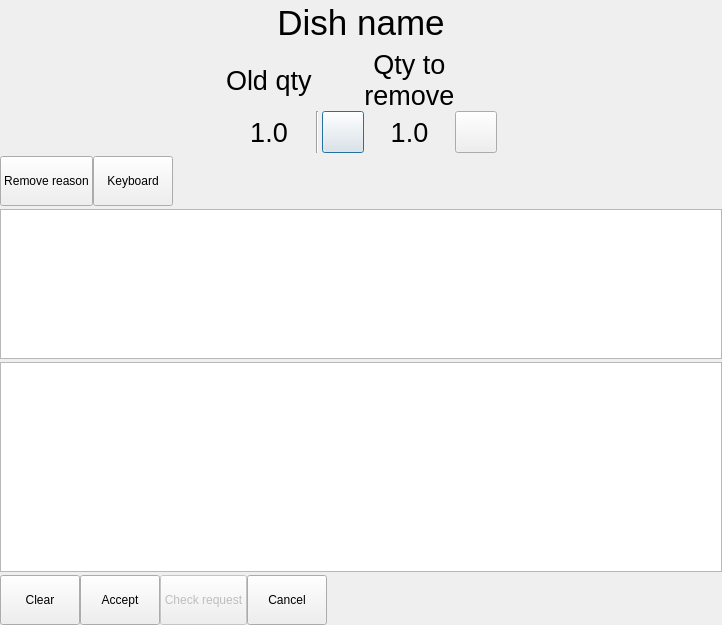
<?xml version="1.0" encoding="UTF-8"?>
<ui version="4.0">
 <class>DlgCorrection</class>
 <widget class="QDialog" name="DlgCorrection">
  <property name="geometry">
   <rect>
    <x>0</x>
    <y>0</y>
    <width>722</width>
    <height>625</height>
   </rect>
  </property>
  <property name="windowTitle">
   <string/>
  </property>
  <layout class="QVBoxLayout" name="verticalLayout">
   <property name="spacing">
    <number>3</number>
   </property>
   <property name="leftMargin">
    <number>0</number>
   </property>
   <property name="topMargin">
    <number>0</number>
   </property>
   <property name="rightMargin">
    <number>0</number>
   </property>
   <property name="bottomMargin">
    <number>0</number>
   </property>
   <item>
    <widget class="QWidget" name="widget" native="true">
     <layout class="QHBoxLayout" name="horizontalLayout">
      <property name="spacing">
       <number>0</number>
      </property>
      <property name="leftMargin">
       <number>0</number>
      </property>
      <property name="topMargin">
       <number>0</number>
      </property>
      <property name="rightMargin">
       <number>0</number>
      </property>
      <property name="bottomMargin">
       <number>0</number>
      </property>
      <item>
       <widget class="QLabel" name="lbDishName">
        <property name="font">
         <font>
          <pointsize>26</pointsize>
         </font>
        </property>
        <property name="text">
         <string>Dish name</string>
        </property>
        <property name="alignment">
         <set>Qt::AlignCenter</set>
        </property>
        <property name="indent">
         <number>0</number>
        </property>
       </widget>
      </item>
     </layout>
    </widget>
   </item>
   <item>
    <widget class="QWidget" name="widget_2" native="true">
     <layout class="QGridLayout" name="gridLayout">
      <property name="leftMargin">
       <number>0</number>
      </property>
      <property name="topMargin">
       <number>0</number>
      </property>
      <property name="rightMargin">
       <number>0</number>
      </property>
      <property name="bottomMargin">
       <number>0</number>
      </property>
      <property name="spacing">
       <number>0</number>
      </property>
      <item row="1" column="3">
       <widget class="QPushButton" name="btnPlus">
        <property name="minimumSize">
         <size>
          <width>42</width>
          <height>42</height>
         </size>
        </property>
        <property name="maximumSize">
         <size>
          <width>42</width>
          <height>42</height>
         </size>
        </property>
        <property name="text">
         <string/>
        </property>
        <property name="icon">
         <iconset resource="Res.qrc">
          <normaloff>:/res/plus.png</normaloff>:/res/plus.png</iconset>
        </property>
        <property name="iconSize">
         <size>
          <width>40</width>
          <height>40</height>
         </size>
        </property>
       </widget>
      </item>
      <item row="1" column="0">
       <spacer name="horizontalSpacer">
        <property name="orientation">
         <enum>Qt::Horizontal</enum>
        </property>
        <property name="sizeHint" stdset="0">
         <size>
          <width>188</width>
          <height>20</height>
         </size>
        </property>
       </spacer>
      </item>
      <item row="1" column="5">
       <widget class="QPushButton" name="btnMinus">
        <property name="minimumSize">
         <size>
          <width>42</width>
          <height>42</height>
         </size>
        </property>
        <property name="maximumSize">
         <size>
          <width>42</width>
          <height>42</height>
         </size>
        </property>
        <property name="text">
         <string/>
        </property>
        <property name="icon">
         <iconset resource="Res.qrc">
          <normaloff>:/res/minus.png</normaloff>:/res/minus.png</iconset>
        </property>
        <property name="iconSize">
         <size>
          <width>40</width>
          <height>40</height>
         </size>
        </property>
       </widget>
      </item>
      <item row="0" column="1">
       <widget class="QLabel" name="lbQty_3">
        <property name="font">
         <font>
          <pointsize>20</pointsize>
         </font>
        </property>
        <property name="text">
         <string>Old qty</string>
        </property>
       </widget>
      </item>
      <item row="1" column="6">
       <spacer name="horizontalSpacer_2">
        <property name="orientation">
         <enum>Qt::Horizontal</enum>
        </property>
        <property name="sizeHint" stdset="0">
         <size>
          <width>188</width>
          <height>20</height>
         </size>
        </property>
       </spacer>
      </item>
      <item row="0" column="4">
       <widget class="QLabel" name="sdfg">
        <property name="font">
         <font>
          <pointsize>20</pointsize>
         </font>
        </property>
        <property name="text">
         <string>Qty to
remove</string>
        </property>
        <property name="alignment">
         <set>Qt::AlignCenter</set>
        </property>
       </widget>
      </item>
      <item row="1" column="4">
       <widget class="QLabel" name="lbQtyRemove">
        <property name="font">
         <font>
          <pointsize>20</pointsize>
         </font>
        </property>
        <property name="text">
         <string>1.0</string>
        </property>
        <property name="alignment">
         <set>Qt::AlignCenter</set>
        </property>
       </widget>
      </item>
      <item row="1" column="1">
       <widget class="QLabel" name="lbQty">
        <property name="font">
         <font>
          <pointsize>20</pointsize>
         </font>
        </property>
        <property name="text">
         <string>1.0</string>
        </property>
        <property name="alignment">
         <set>Qt::AlignCenter</set>
        </property>
       </widget>
      </item>
      <item row="1" column="2">
       <widget class="Line" name="line">
        <property name="minimumSize">
         <size>
          <width>10</width>
          <height>0</height>
         </size>
        </property>
        <property name="orientation">
         <enum>Qt::Vertical</enum>
        </property>
       </widget>
      </item>
     </layout>
    </widget>
   </item>
   <item>
    <widget class="QWidget" name="widget_4" native="true">
     <layout class="QHBoxLayout" name="horizontalLayout_3">
      <property name="spacing">
       <number>0</number>
      </property>
      <property name="leftMargin">
       <number>0</number>
      </property>
      <property name="topMargin">
       <number>0</number>
      </property>
      <property name="rightMargin">
       <number>0</number>
      </property>
      <property name="bottomMargin">
       <number>0</number>
      </property>
      <item>
       <widget class="QPushButton" name="btnRemoveReason">
        <property name="minimumSize">
         <size>
          <width>0</width>
          <height>50</height>
         </size>
        </property>
        <property name="maximumSize">
         <size>
          <width>150</width>
          <height>100</height>
         </size>
        </property>
        <property name="text">
         <string>Remove reason</string>
        </property>
        <property name="icon">
         <iconset resource="Res.qrc">
          <normaloff>:/res/comment.png</normaloff>:/res/comment.png</iconset>
        </property>
        <property name="iconSize">
         <size>
          <width>32</width>
          <height>32</height>
         </size>
        </property>
       </widget>
      </item>
      <item>
       <widget class="QPushButton" name="btnKeyboard">
        <property name="minimumSize">
         <size>
          <width>0</width>
          <height>50</height>
         </size>
        </property>
        <property name="maximumSize">
         <size>
          <width>150</width>
          <height>100</height>
         </size>
        </property>
        <property name="text">
         <string>Keyboard</string>
        </property>
        <property name="icon">
         <iconset resource="Res.qrc">
          <normaloff>:/res/typing.png</normaloff>:/res/typing.png</iconset>
        </property>
        <property name="iconSize">
         <size>
          <width>32</width>
          <height>32</height>
         </size>
        </property>
        <property name="checkable">
         <bool>true</bool>
        </property>
       </widget>
      </item>
      <item>
       <spacer name="horizontalSpacer_4">
        <property name="orientation">
         <enum>Qt::Horizontal</enum>
        </property>
        <property name="sizeHint" stdset="0">
         <size>
          <width>486</width>
          <height>20</height>
         </size>
        </property>
       </spacer>
      </item>
      <item>
       <widget class="QLabel" name="lbl1">
        <property name="enabled">
         <bool>false</bool>
        </property>
        <property name="text">
         <string/>
        </property>
        <property name="pixmap">
         <pixmap resource="Res.qrc">:/res/ball-green.png</pixmap>
        </property>
       </widget>
      </item>
      <item>
       <widget class="QLabel" name="lbl2">
        <property name="enabled">
         <bool>false</bool>
        </property>
        <property name="text">
         <string/>
        </property>
        <property name="pixmap">
         <pixmap resource="Res.qrc">:/res/ball-yellow.png</pixmap>
        </property>
       </widget>
      </item>
      <item>
       <widget class="QLabel" name="lbl3">
        <property name="enabled">
         <bool>false</bool>
        </property>
        <property name="text">
         <string/>
        </property>
        <property name="pixmap">
         <pixmap resource="Res.qrc">:/res/ball-red.png</pixmap>
        </property>
       </widget>
      </item>
     </layout>
    </widget>
   </item>
   <item>
    <widget class="QPlainTextEdit" name="ptReason">
     <property name="minimumSize">
      <size>
       <width>0</width>
       <height>150</height>
      </size>
     </property>
     <property name="maximumSize">
      <size>
       <width>16777215</width>
       <height>150</height>
      </size>
     </property>
     <property name="font">
      <font>
       <pointsize>15</pointsize>
      </font>
     </property>
     <property name="plainText">
      <string/>
     </property>
     <property name="placeholderText">
      <string>Remove reason</string>
     </property>
    </widget>
   </item>
   <item>
    <widget class="QTableWidget" name="tblLetter">
     <property name="minimumSize">
      <size>
       <width>0</width>
       <height>210</height>
      </size>
     </property>
     <property name="maximumSize">
      <size>
       <width>16777215</width>
       <height>210</height>
      </size>
     </property>
     <property name="editTriggers">
      <set>QAbstractItemView::NoEditTriggers</set>
     </property>
     <attribute name="horizontalHeaderVisible">
      <bool>false</bool>
     </attribute>
     <attribute name="horizontalHeaderDefaultSectionSize">
      <number>40</number>
     </attribute>
     <attribute name="verticalHeaderVisible">
      <bool>false</bool>
     </attribute>
     <attribute name="verticalHeaderDefaultSectionSize">
      <number>40</number>
     </attribute>
    </widget>
   </item>
   <item>
    <widget class="QWidget" name="widget_3" native="true">
     <layout class="QHBoxLayout" name="horizontalLayout_2">
      <property name="spacing">
       <number>0</number>
      </property>
      <property name="leftMargin">
       <number>0</number>
      </property>
      <property name="topMargin">
       <number>0</number>
      </property>
      <property name="rightMargin">
       <number>0</number>
      </property>
      <property name="bottomMargin">
       <number>0</number>
      </property>
      <item>
       <widget class="QPushButton" name="btnClearWindow">
        <property name="minimumSize">
         <size>
          <width>0</width>
          <height>50</height>
         </size>
        </property>
        <property name="text">
         <string>Clear</string>
        </property>
        <property name="icon">
         <iconset resource="Res.qrc">
          <normaloff>:/res/Delete_Icon.png</normaloff>:/res/Delete_Icon.png</iconset>
        </property>
        <property name="iconSize">
         <size>
          <width>32</width>
          <height>32</height>
         </size>
        </property>
       </widget>
      </item>
      <item>
       <widget class="QPushButton" name="btnOk">
        <property name="minimumSize">
         <size>
          <width>0</width>
          <height>50</height>
         </size>
        </property>
        <property name="text">
         <string>Accept</string>
        </property>
        <property name="icon">
         <iconset resource="Res.qrc">
          <normaloff>:/res/ok.png</normaloff>:/res/ok.png</iconset>
        </property>
        <property name="iconSize">
         <size>
          <width>32</width>
          <height>32</height>
         </size>
        </property>
       </widget>
      </item>
      <item>
       <widget class="QPushButton" name="btnCheckResponse">
        <property name="enabled">
         <bool>false</bool>
        </property>
        <property name="minimumSize">
         <size>
          <width>0</width>
          <height>50</height>
         </size>
        </property>
        <property name="text">
         <string>Check request</string>
        </property>
        <property name="icon">
         <iconset resource="Res.qrc">
          <normaloff>:/res/reload.png</normaloff>:/res/reload.png</iconset>
        </property>
        <property name="iconSize">
         <size>
          <width>32</width>
          <height>32</height>
         </size>
        </property>
       </widget>
      </item>
      <item>
       <widget class="QPushButton" name="btnReject">
        <property name="minimumSize">
         <size>
          <width>0</width>
          <height>50</height>
         </size>
        </property>
        <property name="text">
         <string>Cancel</string>
        </property>
        <property name="icon">
         <iconset resource="Res.qrc">
          <normaloff>:/res/cancel.png</normaloff>:/res/cancel.png</iconset>
        </property>
        <property name="iconSize">
         <size>
          <width>32</width>
          <height>32</height>
         </size>
        </property>
       </widget>
      </item>
      <item>
       <spacer name="horizontalSpacer_3">
        <property name="orientation">
         <enum>Qt::Horizontal</enum>
        </property>
        <property name="sizeHint" stdset="0">
         <size>
          <width>518</width>
          <height>20</height>
         </size>
        </property>
       </spacer>
      </item>
     </layout>
    </widget>
   </item>
  </layout>
 </widget>
 <resources>
  <include location="Res.qrc"/>
 </resources>
 <connections/>
</ui>
